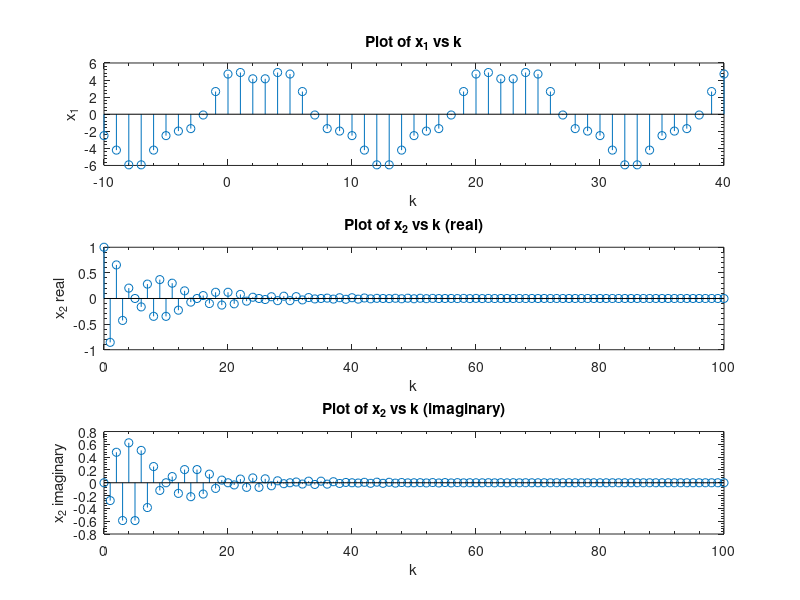

The MATLAB source for this figure: (Note: this script raises an error after producing the figure.)
% Q1
k1 = [-10:40];
k2 = [0:100];

x1 = -5.1 * sin(0.1 * pi * k1 - (3 * pi) / 4) + 1.1 * cos(0.4 * pi * k1);
x2 = ((-0.9).^k2) .* exp((j * pi .* k2) / 10);

% Plot lines
figure
% Plot x_1 in top two slots
subplot(3, 1, 1);
stem(k1, x1);
title('Plot of x_1 vs k')
xlabel('k')
ylabel('x_1')
set(gca,'xMinorTick','on')
set(gca,'yMinorTick','on')
hold on
% plot real(x_2)
subplot(3, 1, 2);
stem(k2, real(x2))
title('Plot of x_2 vs k (real)')
xlabel('k')
ylabel('x_2 real')
set(gca,'xMinorTick','on')
set(gca,'yMinorTick','on')
% plot im(x_2)
subplot(3, 1, 3);
stem(k2, imag(x2));
title('Plot of x_2 vs k (imaginary)')
xlabel('k')
ylabel('x_2 imaginary')
set(gca,'xMinorTick','on')
set(gca,'yMinorTick','on')

% Select first plot to draw the lines
subplot(3, 1, 1);
% Generate lines for period
for i = [-2:20:40]
    xline(i);
end

hold off

% Calculate energy
E1 = sum(x1.^2)
E2 = sum(abs(x2).^2)

% Q2
figure
[x3, f] = audioread('baila.wav');
plot(x3);
size(x3)
ticks = [0:f:length(x3)];
title('baila waveform')
xticks(ticks)
xticklabels([0:length(ticks)])
xlabel('Seconds')
ylabel('Signal value')

% Calculate energy with same formula as question 1
E3 = sum(x3.^2)

% Take first half
x3s = x3(1:length(x3) / 2);
audiowrite('baila_half.wav', x3s, f);

% Q3
lena = imread('lena.jpg');
size(lena)
max(max(lena))
lena_bright = lena + 30;
imwrite(lena_bright, 'lena_bright.jpg', 'jpg', 'Quality', 100);

%Q4
x = zeros(1,50) + 1; % Generate [1 1 ... 1]
sysresp(x, 0.5);
sysresp(x, 2);

sysresp(x, 0.1);
